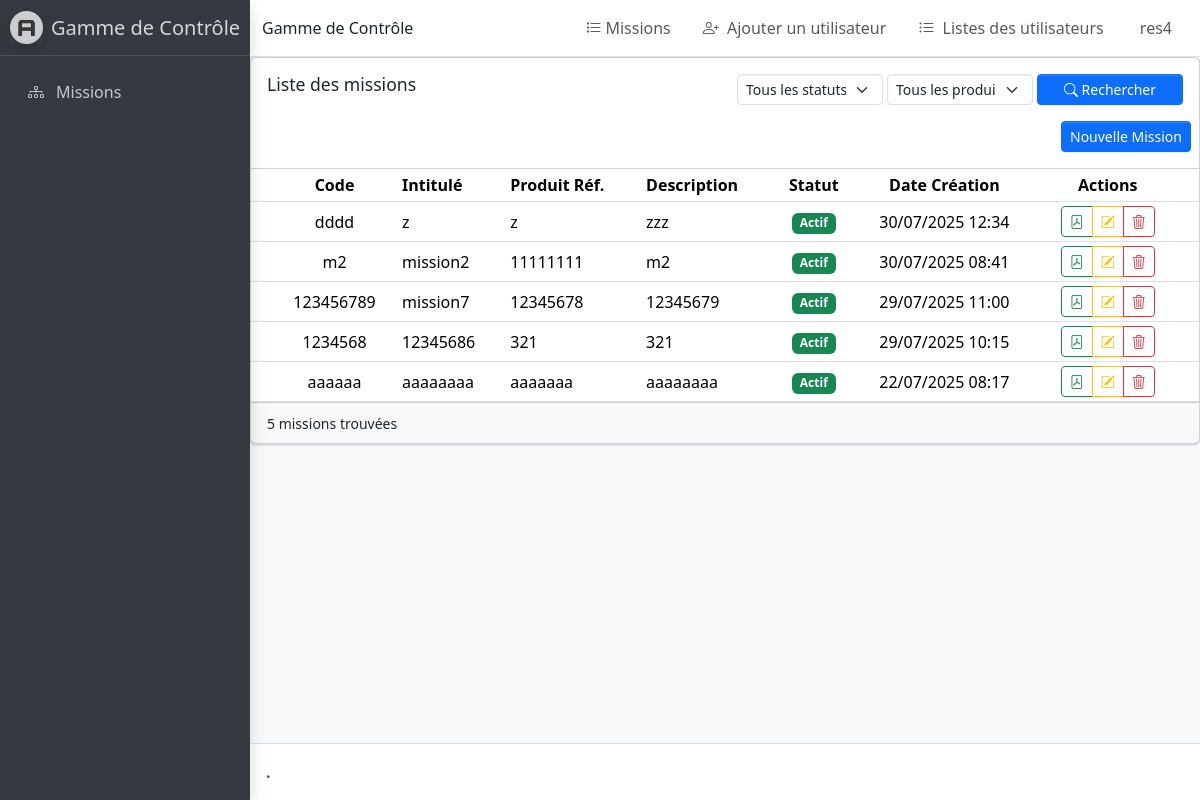
Page /gamme/missioncontrole/list/ (signed in) on the earlier database version.
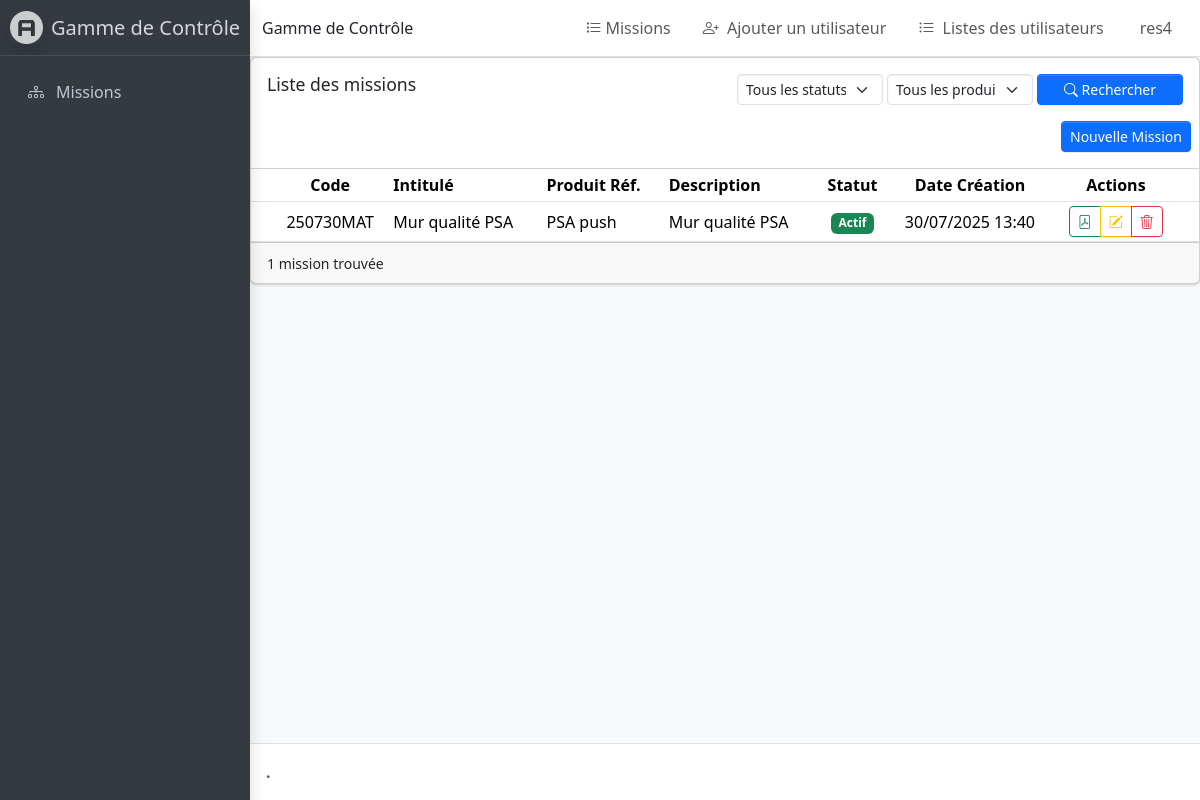
Same page on the later database version.
### Gamme/models.py (models this page shows, shortened)
class User(AbstractUser):
    is_admin = models.BooleanField(default=False, verbose_name='Admin')
    is_op = models.BooleanField(default=False, verbose_name='Opérateur')
    is_rs = models.BooleanField(default=False, verbose_name='Responsable')
    is_ro = models.BooleanField(default=False, verbose_name='RO')

class MissionControle(models.Model):
    id = models.AutoField(primary_key=True)
    code = models.CharField(max_length=100, unique=True)
    intitule = models.CharField(max_length=100)
    description = models.TextField()
    produitref = models.CharField(max_length=100)
    statut = models.BooleanField(default=True)
    pdf_file = models.FileField(upload_to='gammes_pdf/', null=True, blank=True)
    date_creation = models.DateTimeField(auto_now_add=True)
    date_mise_a_jour = models.DateTimeField(auto_now=True)
    created_by = models.ForeignKey(User, on_delete=models.CASCADE, related_name='mission_created')
    updated_by = models.ForeignKey(User, on_delete=models.CASCADE, related_name='mission_updated', null=True, blank=True)

### Gamme/views.py (the view, shortened to what this page needs)
# urls.py: path('gamme/missioncontrole/list/', MissionControleListView.as_view(), name='missioncontrole_list'),
class MissionControleListView(LoginRequiredMixin, UserPassesTestMixin, ListView):
    model = MissionControle
    template_name = 'gamme/missioncontrole_list.html'
    def test_func(self):
        return self.request.user.is_authenticated
    def get_queryset(self):
        queryset = super().get_queryset()
        if self.request.user.is_op:
            queryset = queryset.filter(statut=True)
        else:
            statut = self.request.GET.get('statut')
            if statut == '1':
                queryset = queryset.filter(statut=True)
            elif statut == '0':
                queryset = queryset.filter(statut=False)
        produitref = self.request.GET.get('produitref')
        if produitref:
            queryset = queryset.filter(produitref__icontains=produitref)
        return queryset.order_by('-date_creation')
    def get_context_data(self, **kwargs):
        context = super().get_context_data(**kwargs)
        produits = MissionControle.objects.values_list('produitref', flat=True).distinct()
        context['produits'] = sorted([p for p in produits if p and p.strip()])
        context['current_statut'] = self.request.GET.get('statut', '')
        context['current_produitref'] = self.request.GET.get('produitref', '')
        context['is_operator'] = self.request.user.is_op
        return context

### Gamme/templates/gamme/missioncontrole_list.html (shortened to what this page needs)
{% extends 'Gamme/admin_base.html' %}
{% block content %}
<div class="card mb-4">
    <div class="card-header">
        <div class="row mb-3">
            <div class="col-md-6">
                <h3 class="card-title">{% if is_operator %}Mes missions{% else %}Liste des missions{% endif %}</h3>
            </div>
            {% if not is_operator %}
            <div class="col-md-6">
                <form method="get" class="row g-1">
                    <div class="col-4">
                        <select name="statut" class="form-select form-select-sm">
                            <option value="">Tous les statuts</option>
                        </select>
                    </div>
                    <div class="col-4">
                        <select name="produitref" class="form-select form-select-sm">
                            <option value="">Tous les produits</option>
                        </select>
                    </div>
                    <div class="col-4">
                        <button type="submit" class="btn btn-primary btn-sm w-100">
                            <i class="bi bi-search"></i> Rechercher
                        </button>
                    </div>
                </form>
            </div>
            {% endif %}
        </div>
        {% if not is_operator %}
        <div class="card-tools">
            <a href="{% url 'Gamme:missioncontrole_create' %}" class="btn btn-primary btn-sm">
                 Nouvelle Mission
            </a>
        </div>
        {% endif %}
    </div>
    <div class="card-body p-0">
        <table class="table table-sm table-hover">
            <thead class="bg-secondary text-white">
                <tr>
                    <th class="align-middle text-center">Code</th>
                    <th class="align-middle">Intitulé</th>
                    <th class="align-middle">Produit Réf.</th>
                    <th class="align-middle">Description</th>
                    <th class="align-middle text-center">Statut</th>
                    <th class="align-middle text-center">Date Création</th>
                    {% if not is_operator %}<th class="align-middle text-center">Actions</th>{% endif %}
                </tr>
            </thead>
            <tbody>
                {% for mission in object_list %}
                <tr>
                    <td class="align-middle text-center">{{ mission.code }}</td>
                    <td class="align-middle">{{ mission.intitule }}</td>
                    <td class="align-middle">{{ mission.produitref }}</td>
                    <td class="align-middle">{{ mission.description|truncatewords:10 }}</td>
                    <td class="align-middle text-center">
                        {% if mission.statut %}
                        <span class="badge bg-success">Actif</span>
                        {% else %}
                        <span class="badge bg-danger">Inactif</span>
                        {% endif %}
                    </td>
                    <td class="align-middle text-center">{{ mission.date_creation|date:"d/m/Y H:i" }}</td>
                    {% if not is_operator %}
                    <td class="align-middle">
                        <div class="d-flex justify-content-center gap-2">
                            <div class="btn-group">
                                {% if user.is_rs and mission.gammes.exists %}
                                <button type="button" class="btn btn-outline-success btn-sm"
                                        onclick="savePDF('{{ mission.id }}', this)"
                                        title="Enregistrer le PDF">
                                    <i class="bi bi-file-pdf"></i>
                                </button>{% endif %}
                                <a href="{% url 'Gamme:missioncontrole_update' mission.id %}" class="btn btn-outline-warning btn-sm"
                                   title="Modifier">
                                    <i class="bi bi-pencil-square"></i>
                                </a>
                                <button type="button" class="btn btn-outline-danger btn-sm"
                                        onclick="showDeleteConfirmation('{{ mission.id }}')"
                                        title="Supprimer">
                                    <i class="bi bi-trash3"></i>
                                </button>
                            </div>
                        </div>
                    </td>
                    {% endif %}
                </tr>
                {% empty %}
                <tr>
                    <td colspan="{% if is_operator %}6{% else %}7{% endif %}" class="text-center">Aucune mission trouvée</td>
                </tr>
                {% endfor %}
            </tbody>
        </table>
    </div>
    <div class="card-footer clearfix">
        <div class="float-right">
            <small>{{ object_list.count }} mission{{ object_list.count|pluralize }} trouvée{{ object_list.count|pluralize:"s" }}</small>
        </div>
    </div>
</div>
{% endblock %}

### templates/gamme/admin_base.html (shortened to what this page needs)
{% load static %}
<!doctype html>
<html lang="en">
  <head>
    <link rel="stylesheet" href="{% static 'gamme/dist/css/adminlte.min.css' %}">
    <link
      rel="stylesheet"
      href="https://cdn.jsdelivr.net/npm/@fontsource/source-sans-3@5.0.12/index.css"
      media="print"
      onload="this.media='all'"
    />
    <link
      rel="stylesheet"
      href="https://cdn.jsdelivr.net/npm/overlayscrollbars@2.11.0/styles/overlayscrollbars.min.css"
    />
    <link
      rel="stylesheet"
      href="https://cdn.jsdelivr.net/npm/bootstrap-icons@1.13.1/font/bootstrap-icons.min.css"
    />
    <link rel="stylesheet" href="./css/adminlte.css" />
    <link
      rel="stylesheet"
      href="https://cdn.jsdelivr.net/npm/apexcharts@3.37.1/dist/apexcharts.css"
    />
    <link rel="stylesheet" href="https://cdn.jsdelivr.net/npm/bootstrap-icons@1.11.1/font/bootstrap-icons.css">
    <link
      rel="stylesheet"
      href="https://cdn.jsdelivr.net/npm/jsvectormap@1.5.3/dist/css/jsvectormap.min.css"
    />
  </head>
  <body class="{% if not user.is_op %}layout-fixed sidebar-expand-lg sidebar-open{% endif %} bg-body-tertiary">
    <div class="app-wrapper">
<nav class="app-header navbar navbar-expand bg-body">
  <div class="container-fluid">
    <span class="brand-text fw-light">Gamme de Contrôle</span>
    <ul class="navbar-nav ms-auto">
      {% if not user.is_op %}
      <li class="nav-item">
        <a class="nav-link" href="{% url 'Gamme:missioncontrole_list' %}">
          <i class="bi bi-list-task me-1"></i>Missions
        </a>
      </li>
      <li class="nav-item">
        <a href="{% url 'Gamme:ajouter_utilisateur' %}" class="nav-link">
          <i class="bi bi-person-plus me-1"></i> Ajouter un utilisateur
        </a>
      </li>
      <li class="nav-item">
        <a href="{% url 'Gamme:user_list' %}" class="nav-link">
          <i class="bi bi-list-ul me-1"></i> Listes des utilisateurs
        </a>
      </li>
      {% endif %}
      <li class="nav-item dropdown user-menu">
        <a href="#" class="nav-link dropdown-toggle" data-bs-toggle="dropdown">
          <span class="d-none d-md-inline">{{user.username}}</span>
        </a>
      </li>
    </ul>
  </div>
</nav>
      {% if not user.is_op %}
      <aside class="app-sidebar bg-body-secondary shadow" data-bs-theme="dark">
        <div class="sidebar-brand">
          <a href="../index.html" class="brand-link">
            <img
              src="{% static 'gamme/dist/assets/img/AdminLTELogo.png' %}"
              alt="Gamme de Contrôle Logo"
              class="brand-image opacity-75 shadow"
            />
            <span class="brand-text fw-light">Gamme de Contrôle</span>
          </a>
        </div>
        <div class="sidebar-wrapper">
          <nav class="mt-2">
            <ul
              class="nav sidebar-menu flex-column"
              data-lte-toggle="treeview"
              role="navigation"
              aria-label="Main navigation"
              data-accordion="false"
              id="navigation"
            >
              <li class="nav-item">
                <a href="{% url 'Gamme:missioncontrole_list' %}" class="nav-link">
                  <i class="nav-icon bi bi-diagram-3"></i>
                  <p>
                    Missions
                  </p>
                </a>
              </li>
            </ul>
          </nav>
        </div>
      </aside>
      {% endif %}
      <main class="app-main">
      {% block content %}
      {% endblock %}
      </main>
      <footer class="app-footer">
        <strong>
          <a href="https://adminlte.io" class="text-decoration-none"></a>.
        </strong>
      </footer>
    </div>
  </body>
</html>

Differences in the rows shown:
removed MissionControle: code "dddd", intitule "z", produitref "z", description "zzz", statut "Actif", date_creation "30/07/2025 12:34"
removed MissionControle: code "m2", intitule "mission2", produitref "11111111", description "m2", statut "Actif", date_creation "30/07/2025 08:41"
removed MissionControle: code "123456789", intitule "mission7", produitref "12345678", description "12345679", statut "Actif", date_creation "29/07/2025 11:00"
removed MissionControle: code "1234568", intitule "12345686", produitref "321", description "321", statut "Actif", date_creation "29/07/2025 10:15"
removed MissionControle: code "aaaaaa", intitule "aaaaaaaa", produitref "aaaaaaa", description "aaaaaaaa", statut "Actif", date_creation "22/07/2025 08:17"
added MissionControle: code "250730MAT", intitule "Mur qualité PSA", produitref "PSA push", description "Mur qualité PSA", statut "Actif", date_creation "30/07/2025 13:40"
Other differences:
{{ object_list.count }}: "5" → "1"
